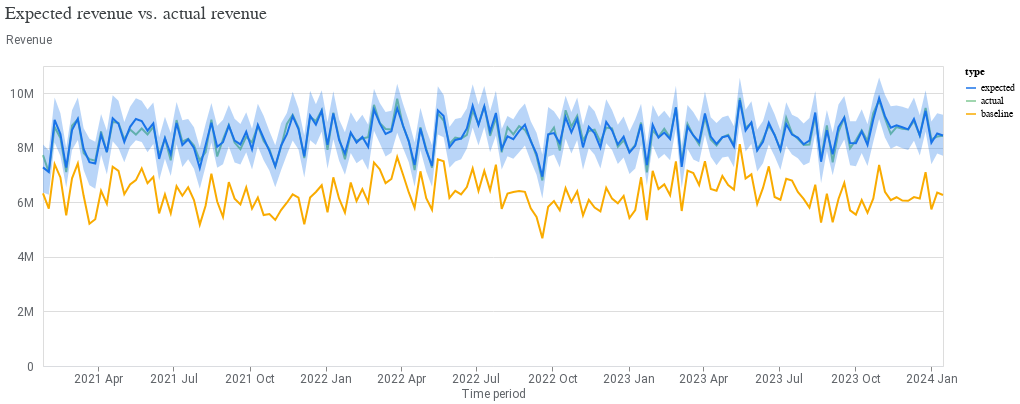

The cell this chart's notebook holds for it:
### Code cell
model_fit = visualizer.ModelFit(mmm)
model_fit.plot_model_fit()

### Figure 1 — Vega-Lite specification as saved in the notebook (floating-point values rounded to 4 significant figures; data arrays with more than 128 entries replaced by an {"elided": "..."} marker saying what was removed)
{"config": {"view": {"continuousWidth": 300, "continuousHeight": 300}, "axis": {"labelColor": "#5F6368", "labelFont": "Roboto", "labelFontSize": 12, "titleColor": "#5F6368", "titleFont": "Roboto", "titleFontSize": 12, "titleFontWeight": "normal"}}, "layer": [{"mark": {"type": "line"}, "encoding": {"color": {"field": "type", "scale": {"domain": ["expected", "actual", "baseline"], "range": ["#1A73E8", "#81C995", "#F9AB00"]}, "type": "nominal"}, "x": {"axis": {"domainColor": "#DADCE0", "format": "%Y %b", "grid": false, "tickCount": 8}, "field": "time", "title": "Time period", "type": "temporal"}, "y": {"axis": {"domain": false, "labelExpr": "replace(format(datum.value, '.3~s'), 'G', 'B')", "labelPadding": 10, "tickCount": 5, "ticks": false, "titleAlign": "left", "titleAngle": 0, "titleY": -20}, "field": "mean", "title": "Revenue", "type": "quantitative"}}}, {"mark": {"type": "area", "opacity": 0.3}, "encoding": {"color": {"field": "type", "legend": null, "scale": {"domain": ["expected"], "range": ["#1A73E8"]}, "type": "nominal"}, "x": {"field": "time", "type": "temporal"}, "y": {"field": "ci_hi", "type": "quantitative"}, "y2": {"field": "ci_lo"}}}], "data": {"name": "data-0f01dae40a41ee4b9a82a4ede1b7a80b"}, "resolve": {"scale": {"color": "independent"}}, "title": {"text": "Expected revenue vs. actual revenue", "anchor": "start", "color": "#3C4043", "font": "Google Sans Display", "fontSize": 18, "fontWeight": "normal", "offset": 10}, "width": 900, "$schema": "https://vega.github.io/schema/vega-lite/v5.20.1.json", "datasets": {"data-0f01dae40a41ee4b9a82a4ede1b7a80b": {"elided": "468 records"}}}
